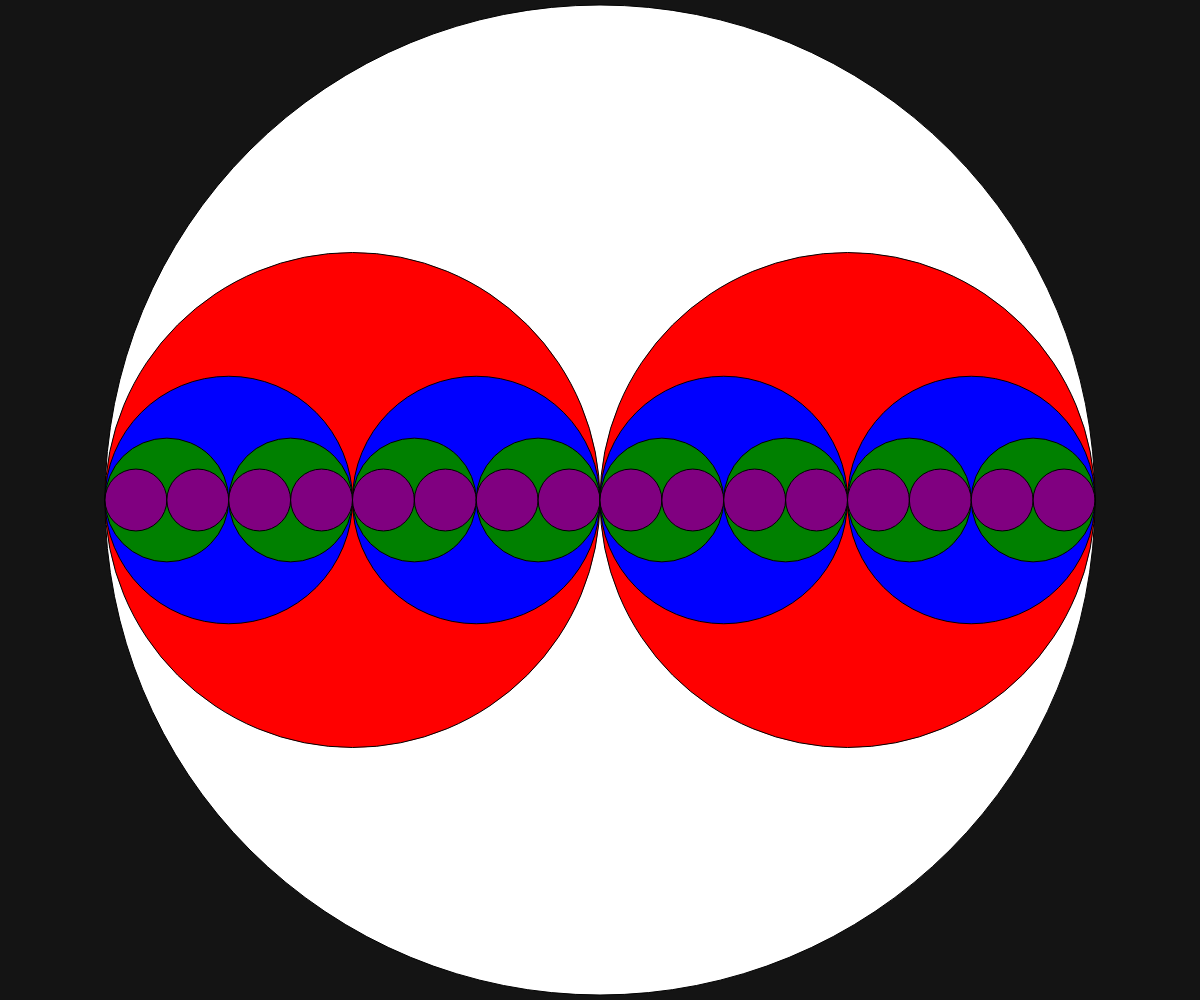
Frame 1 (no input)
Frame 60 (no input): identical to frame 1, image omitted
Frame 120 (the mouse pressed at the canvas centre since frame 60): identical to frame 1, image omitted

The p5.js sketch that drew this single still picture (run headless with seeded random() and noise() and a simulated clock; from frame 60 on, the mouse is pressed at the canvas centre):

// p5.js sketch
// ── sketch.js
// circle recursuion

let level = 0
let colors = ["white", "red", "blue", "green", 
						"purple", "cyan", "yellow",
						]

function setup() {
  createCanvas(windowWidth, windowHeight);
}

function windowResized(){
  createCanvas(windowWidth, windowHeight);
}

function draw() {
  background(20)
  
  recursiveCircle(width/2, height-10, level);
}
function recursiveCircle(x, diameter, level){
	fill(diameter);
	fill(colors[level])
	
	circle(x, height/2, diameter);
	if (diameter > 70 ) {
		level++
		recursiveCircle(x-0.25*diameter, diameter/2, level);//left
		recursiveCircle(x+0.25*diameter, diameter/2, level);//right
		
	}
}
